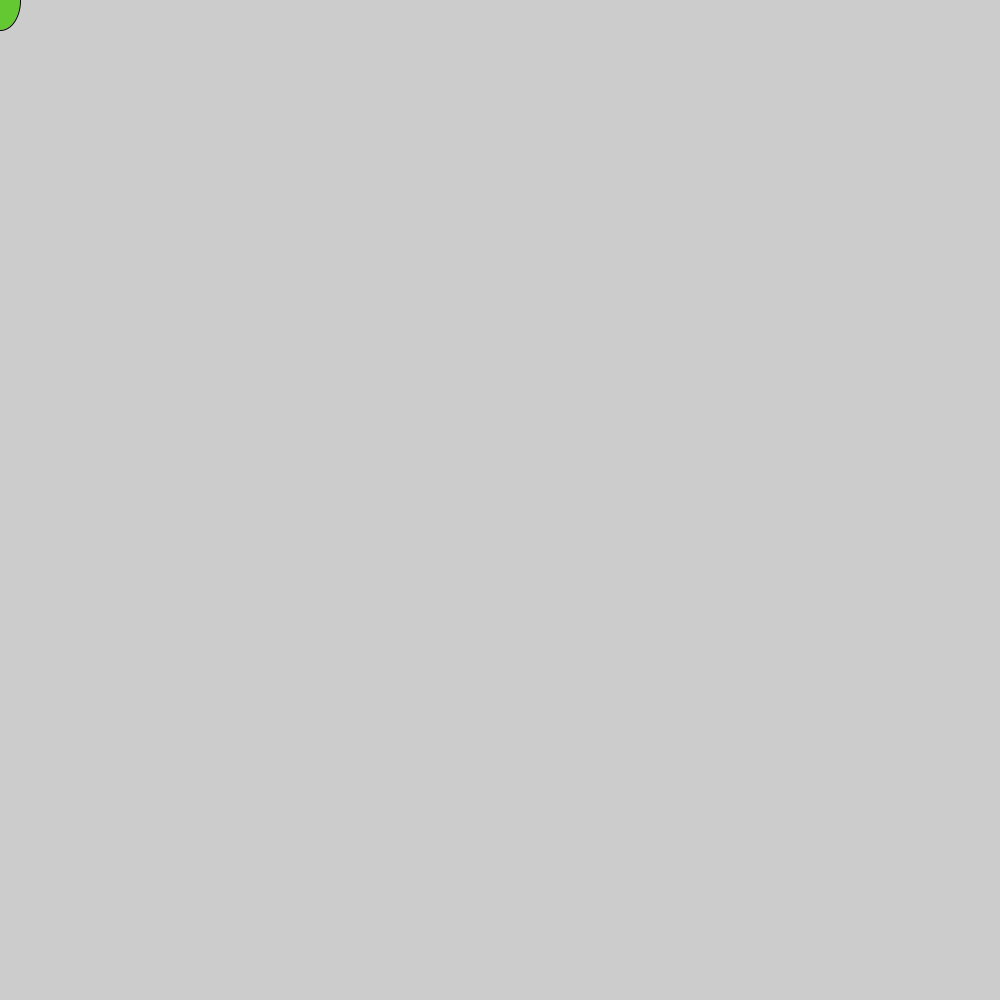
Frame 1 (no input)
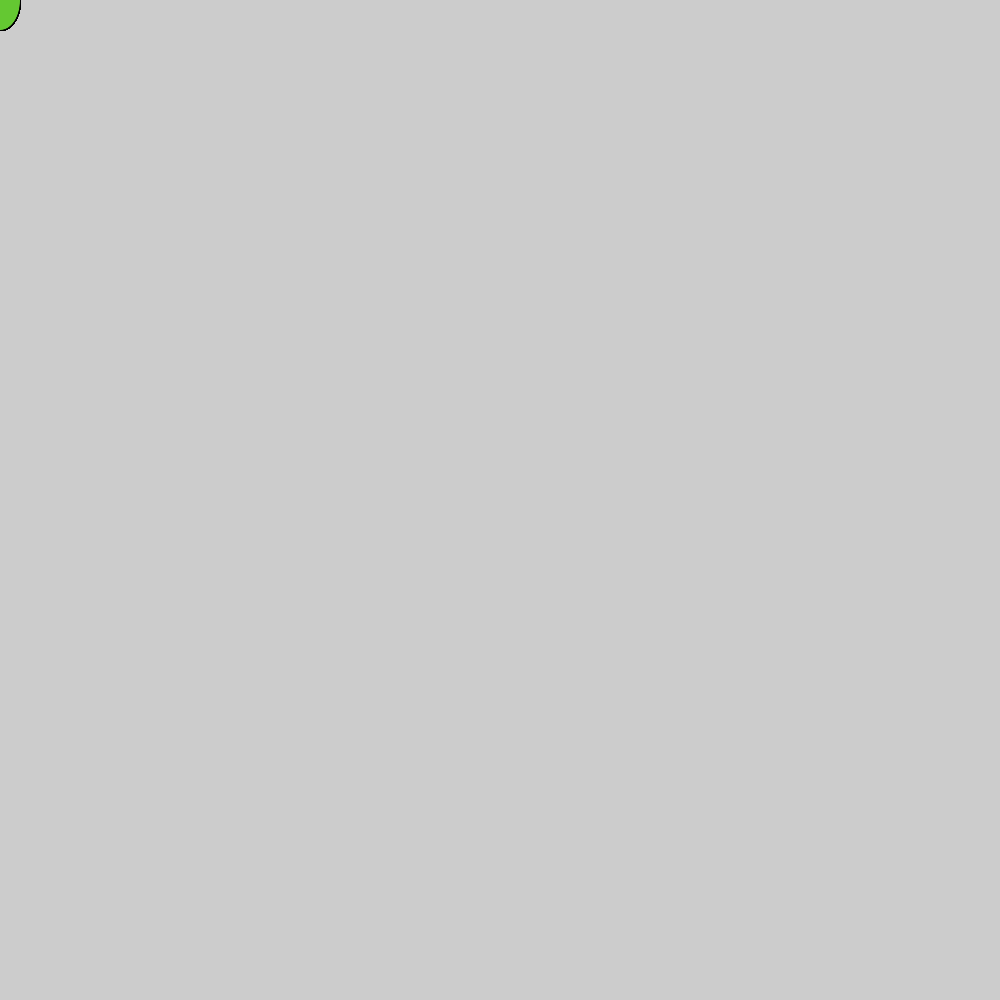
Frame 60 (the mouse pressed at the canvas centre just before this capture)
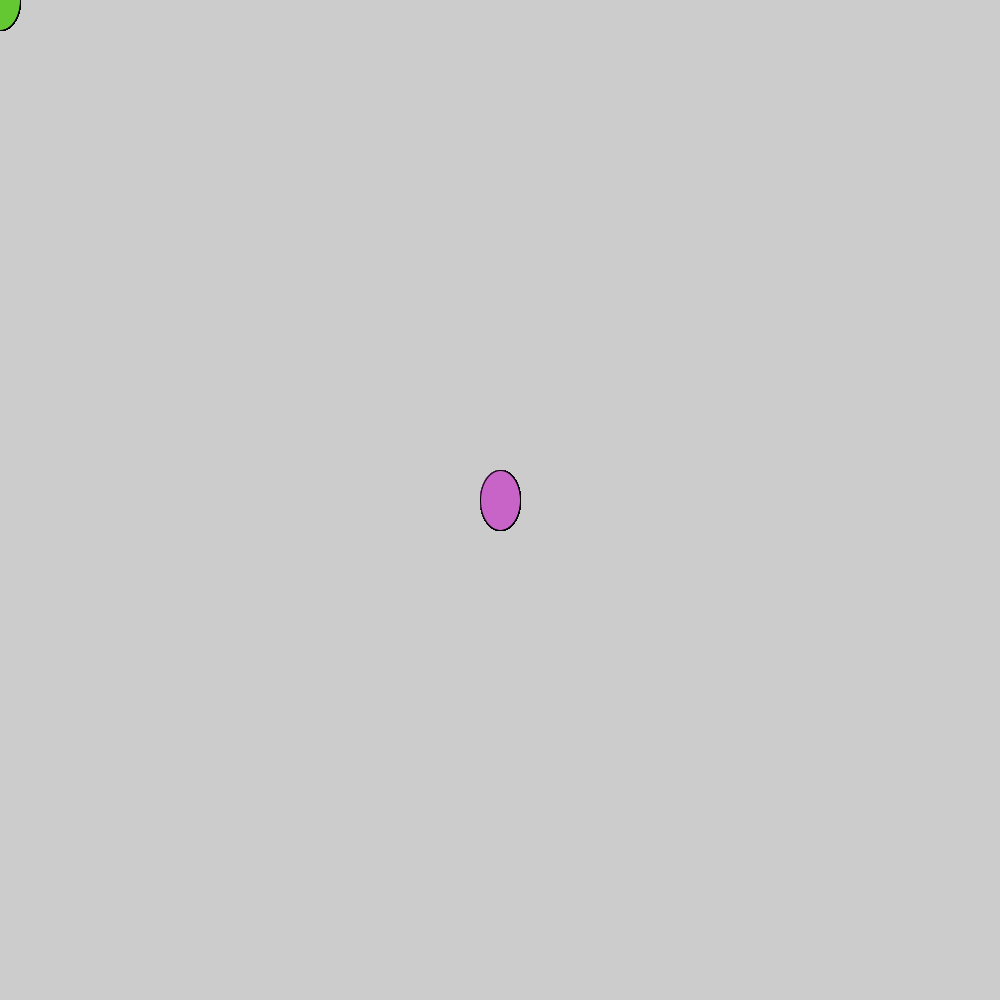
Frame 120 (the mouse held since frame 60 and released just before this capture)

The Processing sketch that drew these frames (run headless with seeded random() and noise(); from frame 60 on, the mouse is pressed at the canvas centre):

// Processing sketch: processing_175984
// ── processing_175984.pde

void setup() {
size(1000,1000);
smooth();
}

void draw() {
if(mousePressed){
fill(200,100,200);
} else {
fill(100,200,50);
}
ellipse(mouseX,mouseY,40,60);
}
